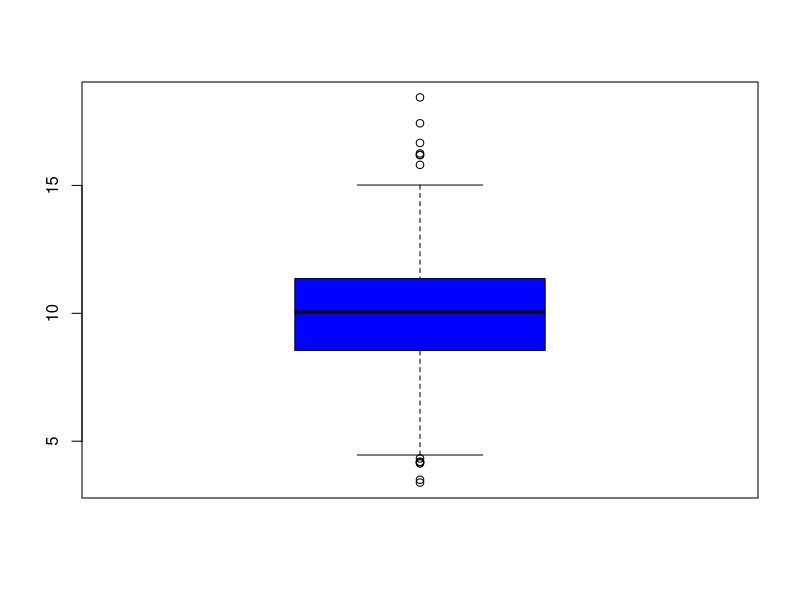
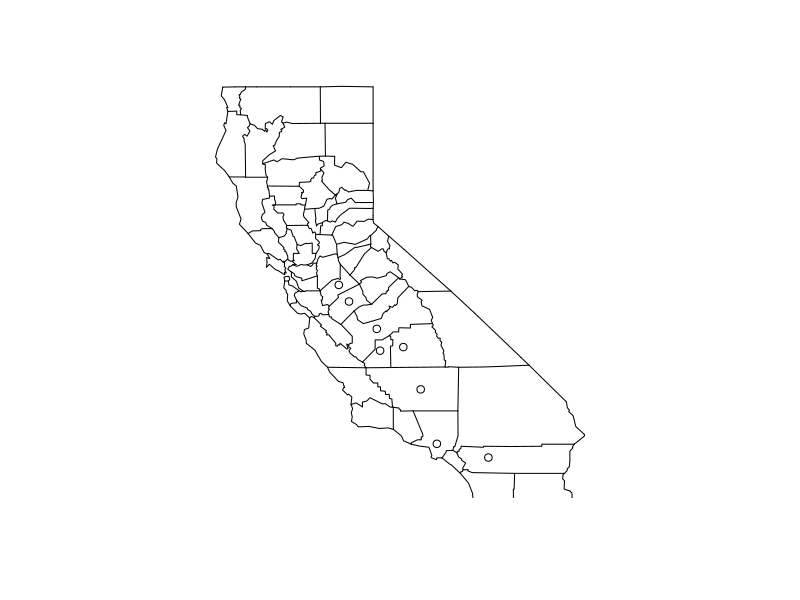
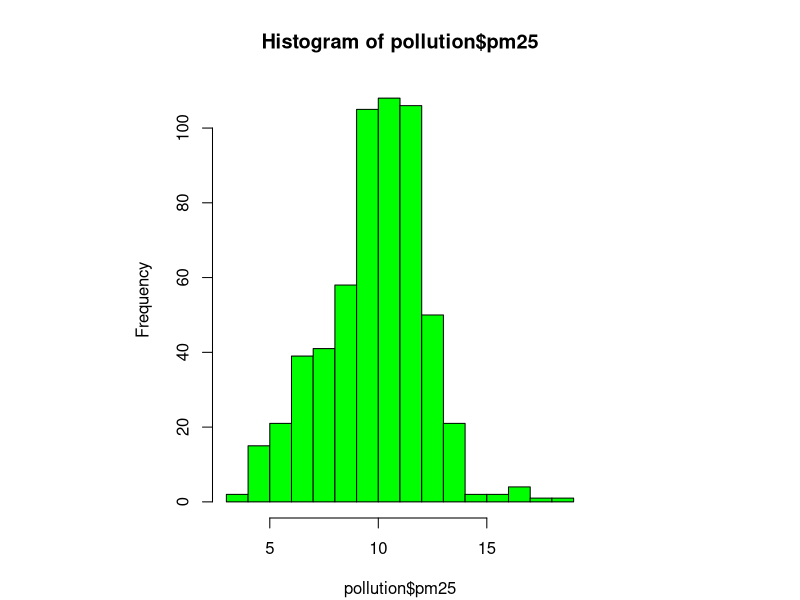
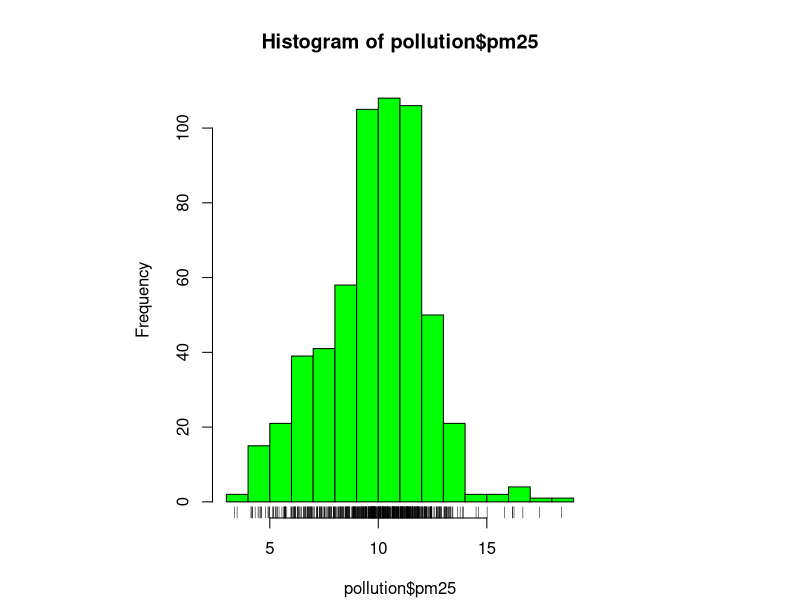
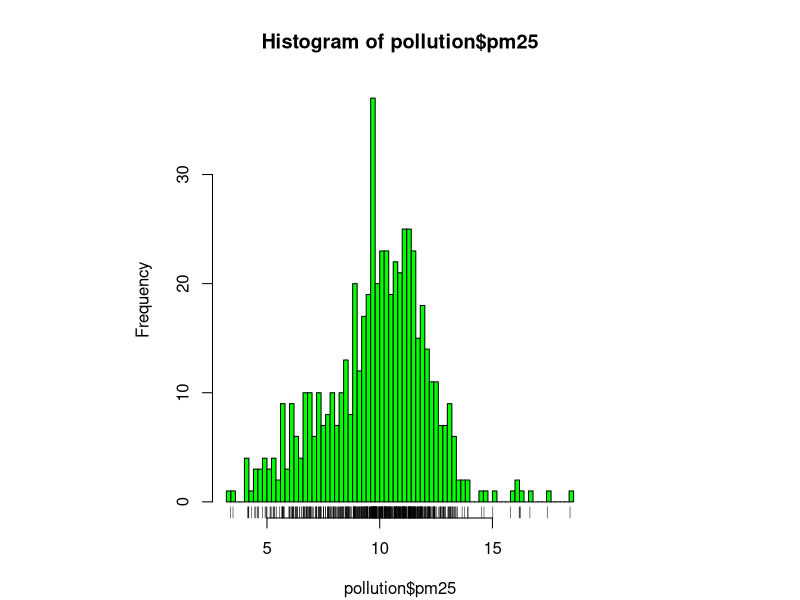
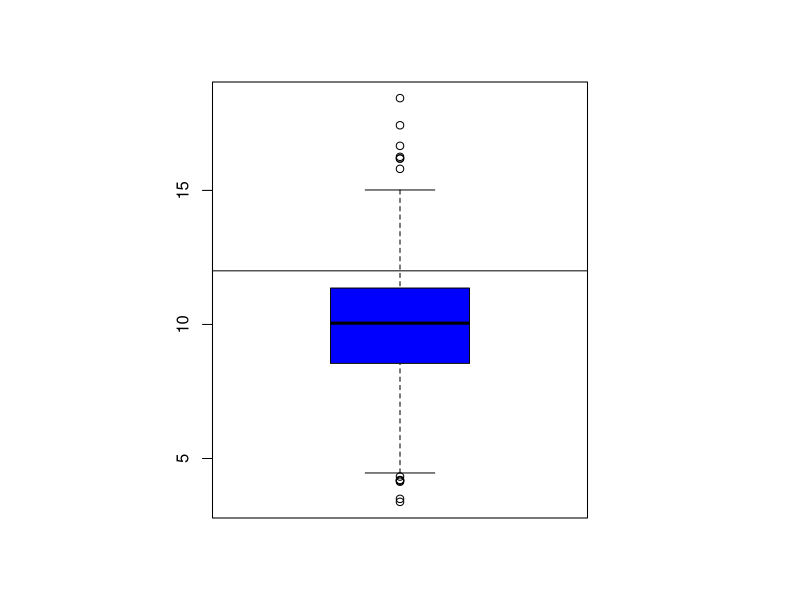
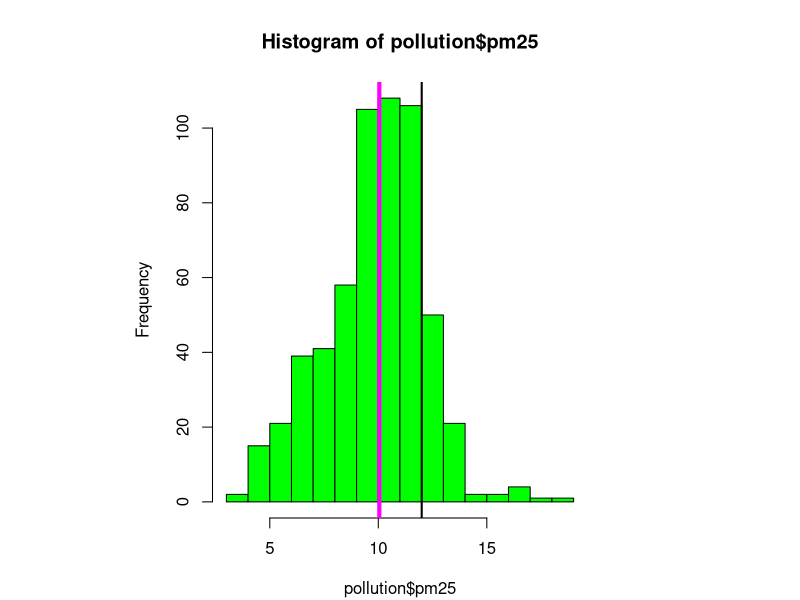
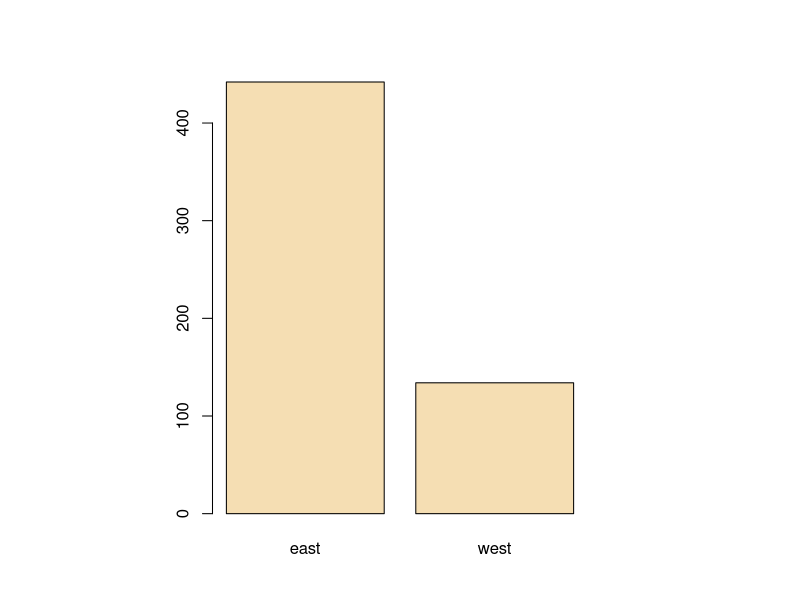

Here is the R script that generated these plots, in order:
## ---- chunk 1
knitr::opts_chunk$set(echo = TRUE)
## ---- chunk 2
class <- c("numeric", "character", "factor", "numeric", "numeric")
pollution <- read.csv("data/avgpm25.csv", colClasses = class)
## ---- chunk 3
head(pollution)
## ---- chunk 4
str(pollution)
## ---- chunk 5
fivenum(pollution$pm25)
## ---- chunk 6
summary(pollution$pm25)
## ---- chunk 7
boxplot(pollution$pm25, col = "blue")
## ---- chunk 8
library(dplyr)
filter(pollution, pm25 > 15)
## ---- chunk 9
library(maps)
map("county", "california")
with(filter(pollution, pm25 > 15), points(longitude, latitude))
## ---- chunk 10
hist(pollution$pm25, col = "green")
## ---- chunk 11
hist(pollution$pm25, col = "green")
rug(pollution$pm25)
## ---- chunk 12
hist(pollution$pm25, col = "green", breaks = 100)
rug(pollution$pm25)
## ---- chunk 13
boxplot(pollution$pm25, col = "blue")
abline(h = 12)
## ---- chunk 14
hist(pollution$pm25, col = "green")
abline(v = 12, lwd = 2)
abline(v = median(pollution$pm25), col = "magenta", lwd = 4)
## ---- chunk 15
library(dplyr)
table(pollution$region) %>% barplot(col = "wheat")
## ---- chunk 16
boxplot(pm25 ~ region, data = pollution, col = "red")
## ---- chunk 17
par(mfrow = c(2, 1), mar = c(4, 4, 2, 1))
hist(subset(pollution, region == "east")$pm25, col = "green")
hist(subset(pollution, region == "west")$pm25, col = "green")
## ---- chunk 18
with(pollution, plot(latitude, pm25))
abline(h = 12, lwd = 2, lty = 2)
## ---- chunk 19
with(pollution, plot(latitude, pm25, col = region))
abline(h = 12, lwd = 2, lty = 2)
## ---- chunk 20
levels(pollution$region)
## ---- chunk 21
par(mfrow = c(1, 2), mar = c(5, 4, 2, 1))
with(subset(pollution, region == "west"), plot(latitude, pm25, main = "West"))
with(subset(pollution, region == "east"), plot(latitude, pm25, main = "East"))
